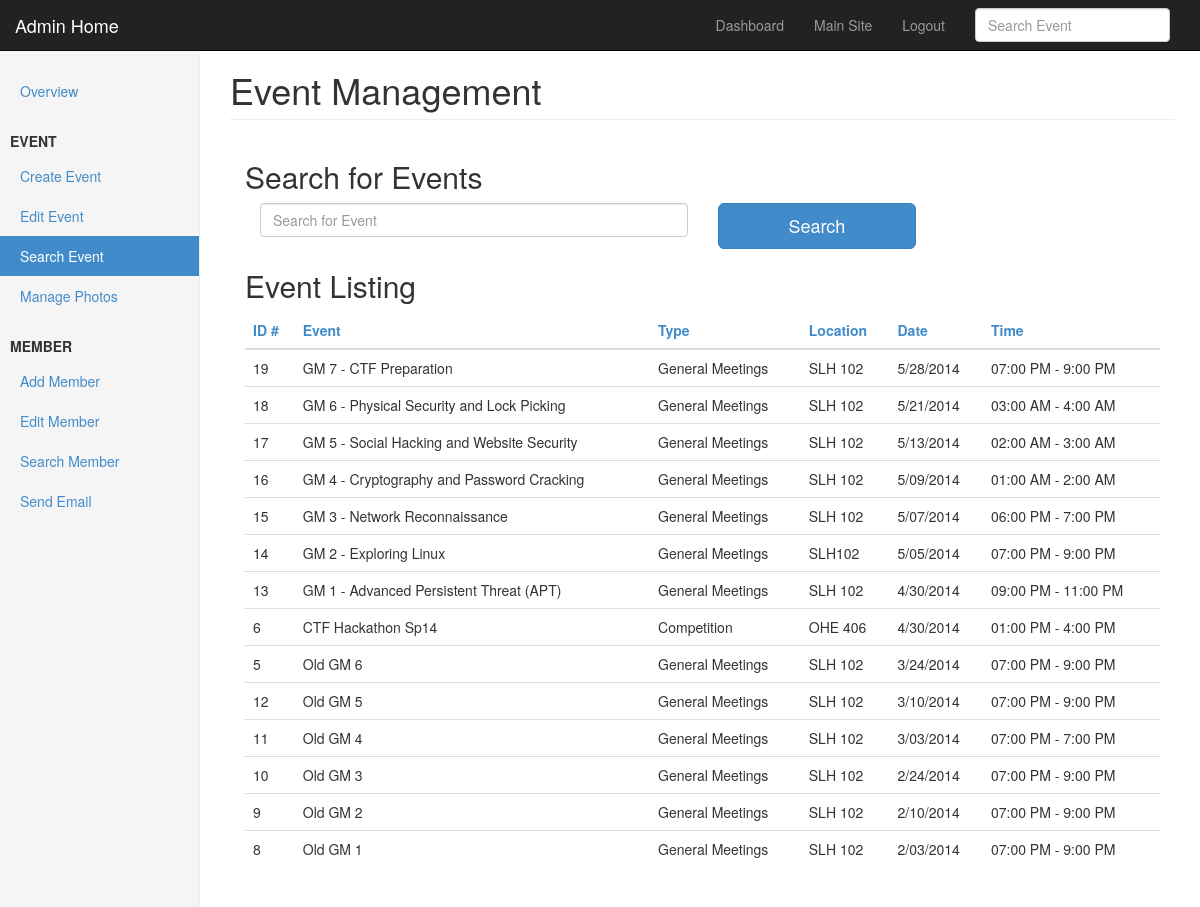
Page /searchEvent.php on the committed database.
### tables this page shows
CREATE TABLE IF NOT EXISTS `EVENT` (
  `EVENT_ID` int(20) unsigned NOT NULL AUTO_INCREMENT,
  `EVENT_TYPE_ID` int(20) unsigned NOT NULL,
  `LOCATION` text NOT NULL,
  `NAME` text NOT NULL,
  `DESCRIPTION` longtext NOT NULL,
  `START_DATE` date NOT NULL,
  `END_DATE` date NOT NULL,
  `START_TIME` time NOT NULL,
  `END_TIME` time NOT NULL,
  PRIMARY KEY (`EVENT_ID`),
  KEY `EVENT_TYPE_ID` (`EVENT_TYPE_ID`)
);

CREATE TABLE IF NOT EXISTS `EVENT_TYPE` (
  `EVENT_TYPE_ID` int(20) unsigned NOT NULL AUTO_INCREMENT,
  `NAME` varchar(50) NOT NULL,
  `DESCRIPTION` longtext NOT NULL,
  PRIMARY KEY (`EVENT_TYPE_ID`)
);

### searchEvent.php (the view, shortened to what this page needs)
<!DOCTYPE html>
<html lang="en">
<head>
  <link href="css/bootstrap.css" rel="stylesheet">
  <link href="css/dashboard.css" rel="stylesheet">
  <?php
  include('connect.php');
  $query = "SELECT event_id, EVENT.name AS ename, EVENT_TYPE.name AS etype, location, DATE_FORMAT(start_date,'%c/%d/%Y') AS sdate, DATE_FORMAT(start_time,'%h:%i %p') AS stime, DATE_FORMAT(end_time,'%l:%i %p') AS etime ";
  $query .= "FROM EVENT LEFT JOIN EVENT_TYPE ON EVENT.event_type_id = EVENT_TYPE.event_type_id ";
  if(isset($_GET['sorte'])){
    $sorte = $_GET['sorte'];
    str_replace("'", "", $sorte);
    echo $sorte;
    $query .= "ORDER BY $sorte";
  }
  else{
    $query .= "ORDER BY start_date DESC, start_time DESC";
  }
  $result = mysqli_query($con, $query) or die("Query failed." . mysqli_error($con));
  $allevents = "";
  while($row = mysqli_fetch_array($result)){
    $allevents .= "<tr data-id={$row['event_id']} onclick='submit(this)'>";
    $allevents .= "<td>{$row['event_id']}</td>";
    $allevents .= "<td>{$row['ename']}</td>";
    $allevents .= "<td>{$row['etype']}</td>";
    $allevents .= "<td>{$row['location']}</td>";
    $allevents .= "<td>{$row['sdate']}</td>";
    $allevents .= "<td>{$row['stime']} - {$row['etime']}</td>";
    $allevents .= "</tr>\n";
  }
  ?>
</head>
<body>
  <div class="navbar navbar-inverse navbar-fixed-top" role="navigation">
    <div class="container-fluid">
      <div class="navbar-header">
        <a class="navbar-brand" href="portal.php">Admin Home</a>
      </div>
      <div class="navbar-collapse collapse">
        <form class="navbar-form navbar-right" action="searchEvent.php" method="POST">
          <input type="text" class="form-control" placeholder="Search Event" name="search">
        </form>
        <ul class="nav navbar-nav navbar-right">
          <li><a href="portal.php">Dashboard</a></li>
          <li><a href="index.php">Main Site</a></li>
          <li><a href="logout.php">Logout</a></li>
        </ul>
      </div>
    </div>
  </div>
  <div class="container-fluid">
    <div class="row">
      <div class="col-sm-3 col-md-2 sidebar">
        <ul class="nav nav-sidebar">
          <li><a href="portal.php">Overview</a></li>
        </ul>
        <ul class="nav nav-sidebar">
          <li><label for="">EVENT</label></li>
          <li><a href="createEvent.php">Create Event</a></li>
          <li><a href="editEvent.php">Edit Event</a></li>
          <li class="active"><a href="searchEvent.php">Search Event</a></li>
          <li><a href="photoManage.php">Manage Photos</a></li>
        </ul>
        <ul class="nav nav-sidebar">
          <li><label for="">MEMBER</label></li>
          <li><a href="addMember.php">Add Member</a></li>
          <li><a href="editMember.php">Edit Member</a></li>
          <li><a href="searchMem.php">Search Member</a></li>
          <li><a href="sendEmail.php">Send Email</a></li>
        </ul>
      </div>
      <div class="col-sm-9 col-sm-offset-3 col-md-10 col-md-offset-2 main">
        <h1 class="page-header">Event Management</h1>
        <div class="container">
          <h2 class="form-heading">Search for Events</h2>
          <form class="form-horizontal" action="searchEvent.php" method="POST">
            <div class="col-md-6">
              <input type="text" class="form-control input-medium search-query" placeholder="Search for Event" name="search" autofocus value="<?php if(isset($_POST['search'])) print $_POST['search']; ?>">
            </div>
            <div class="col-md-3">
              <button type="submit" class="btn btn-lg btn-primary btn-block"> Search</button>
            </div>
            <div class="col-md-3"></div>
          </form>
        </div>
        <div class="container">
          <h2 class="form-heading">Event Listing</h2>
            <div class="table-responsive">
              <table class="table table-hover">
                <thead>
                  <tr>
                    <th><a href="?sorte=event_id">ID #</a></th>
                    <th><a href="?sorte=ename">Event</a></th>
                    <th><a href="?sorte=etype">Type</a></th>
                    <th><a href="?sorte=location">Location</a></th>
                    <th><a href="?sorte=start_date">Date</a></th>
                    <th><a href="?sorte=start_time">Time</a></th>
                  </tr>
                </thead>
                <tbody>
                  <?php print $allevents?>
                </tbody>
              </table>
            </div>
          </div></div>
        </div>
      </div>
</body>
</html>

### css/dashboard.css (style rules this page uses)
body { padding-top: 50px; }
.sidebar { display: none; }
@media (min-width: 768px) { .sidebar { position: fixed; top: 51px; bottom: 0; left: 0; z-index: 1000; display: block; padding: 20px; overflow-x: hidden; overflow-y: auto; background-color: #f5f5f5; border-right: 1px solid #eee; } }
.nav-sidebar { margin-right: -21px; margin-bottom: 20px; margin-left: -20px; }
.nav-sidebar > li > label { padding-right: 20px; padding-left: 10px; }
.nav-sidebar > li > a { padding-right: 20px; padding-left: 20px; }
.nav-sidebar > .active > a { color: #fff; background-color: #428bca; }
.main { padding: 20px; }
@media (min-width: 768px) { .main { padding-right: 40px; padding-left: 40px; } }
.main .page-header { margin-top: 0; }

### rows in the picture
event: EVENT_ID "19", NAME "GM 7 - CTF Preparation", EVENT_TYPE_ID.NAME "General Meetings", LOCATION "SLH 102", sdate "5/28/2014", stime "07:00 PM", etime "9:00 PM"
event: EVENT_ID "18", NAME "GM 6 - Physical Security and Lock Picking", EVENT_TYPE_ID.NAME "General Meetings", LOCATION "SLH 102", sdate "5/21/2014", stime "03:00 AM", etime "4:00 AM"
event: EVENT_ID "17", NAME "GM 5 - Social Hacking and Website Security", EVENT_TYPE_ID.NAME "General Meetings", LOCATION "SLH 102", sdate "5/13/2014", stime "02:00 AM", etime "3:00 AM"
event: EVENT_ID "16", NAME "GM 4 - Cryptography and Password Cracking", EVENT_TYPE_ID.NAME "General Meetings", LOCATION "SLH 102", sdate "5/09/2014", stime "01:00 AM", etime "2:00 AM"
event: EVENT_ID "15", NAME "GM 3 - Network Reconnaissance", EVENT_TYPE_ID.NAME "General Meetings", LOCATION "SLH 102", sdate "5/07/2014", stime "06:00 PM", etime "7:00 PM"
event: EVENT_ID "14", NAME "GM 2 - Exploring Linux", EVENT_TYPE_ID.NAME "General Meetings", LOCATION "SLH102", sdate "5/05/2014", stime "07:00 PM", etime "9:00 PM"
event: EVENT_ID "13", NAME "GM 1 - Advanced Persistent Threat (APT)", EVENT_TYPE_ID.NAME "General Meetings", LOCATION "SLH 102", sdate "4/30/2014", stime "09:00 PM", etime "11:00 PM"
event: EVENT_ID "6", NAME "CTF Hackathon Sp14", EVENT_TYPE_ID.NAME "Competition", LOCATION "OHE 406", sdate "4/30/2014", stime "01:00 PM", etime "4:00 PM"
event: EVENT_ID "5", NAME "Old GM 6", EVENT_TYPE_ID.NAME "General Meetings", LOCATION "SLH 102", sdate "3/24/2014", stime "07:00 PM", etime "9:00 PM"
event: EVENT_ID "12", NAME "Old GM 5", EVENT_TYPE_ID.NAME "General Meetings", LOCATION "SLH 102", sdate "3/10/2014", stime "07:00 PM", etime "9:00 PM"
event: EVENT_ID "11", NAME "Old GM 4", EVENT_TYPE_ID.NAME "General Meetings", LOCATION "SLH 102", sdate "3/03/2014", stime "07:00 PM", etime "7:00 PM"
event: EVENT_ID "10", NAME "Old GM 3", EVENT_TYPE_ID.NAME "General Meetings", LOCATION "SLH 102", sdate "2/24/2014", stime "07:00 PM", etime "9:00 PM"
event: EVENT_ID "9", NAME "Old GM 2", EVENT_TYPE_ID.NAME "General Meetings", LOCATION "SLH 102", sdate "2/10/2014", stime "07:00 PM", etime "9:00 PM"
event: EVENT_ID "8", NAME "Old GM 1", EVENT_TYPE_ID.NAME "General Meetings", LOCATION "SLH 102", sdate "2/03/2014", stime "07:00 PM", etime "9:00 PM"
